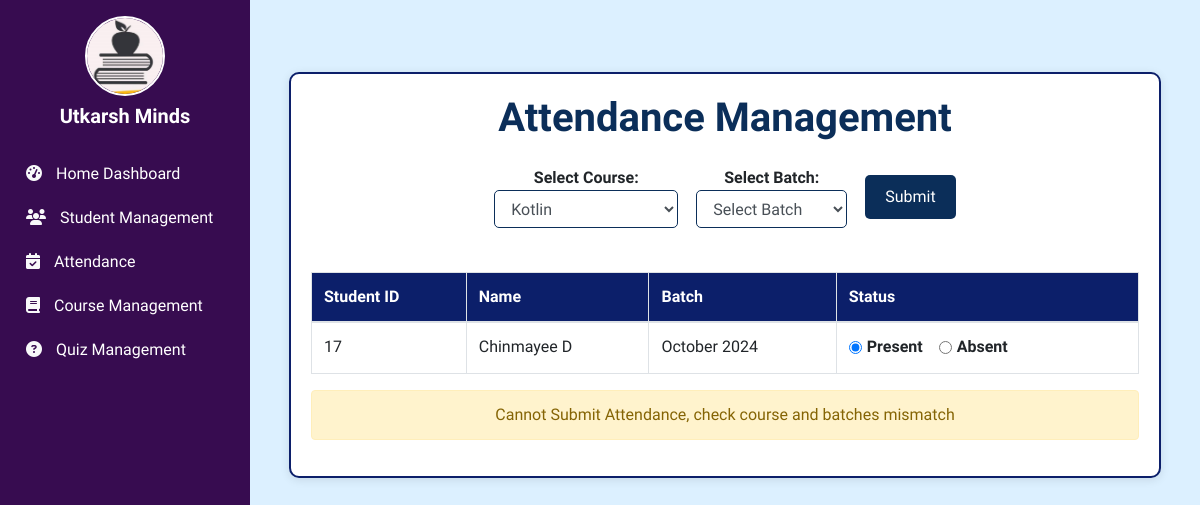
Page /attendance/attendance_add on the committed database.
### studentmgt/models.py (models this page shows, shortened)
class Student(models.Model):
    st_id = models.AutoField(primary_key=True)  # Auto-incrementing primary key
    fname = models.CharField(max_length=255)
    lname = models.CharField(max_length=255)
    dob = models.DateField()
    gender = models.CharField(max_length=1)
    st_email = models.EmailField()
    pr_email = models.EmailField()
    phone = models.CharField(max_length=20)
    pr_phone = models.CharField(max_length=20)
    address = models.TextField()
    courses = models.ManyToManyField(Course, related_name='students')
    batch_mon = models.CharField(max_length=255)
    batch_year = models.IntegerField()

### attendance/views.py (the view)
# urls.py: path("attendance_add", views.attendance_add, name="attendance_add"),
def attendance_add(request):
    courses = Course.objects.all()
    selected_course = request.GET.get('course')
    selected_batch = request.GET.get('batch')
    selected_month = request.GET.get('month')
    selected_year = request.GET.get('year')
    if not selected_course and courses.exists():
        selected_course = courses.first().c_id
    if selected_course:
        batches = Student.objects.filter(courses__c_id=selected_course).values('batch_mon', 'batch_year').distinct()
    else:
        batches = Student.objects.values('batch_mon', 'batch_year').distinct()
    students_query = Student.objects.filter(courses__c_id=selected_course)
    if selected_batch:
        batch_mon, batch_year = selected_batch.split('-')
        students_query = students_query.filter(batch_mon=batch_mon, batch_year=batch_year)
    if selected_month and selected_year:
        students_query = students_query.filter(batch_mon=selected_month, batch_year=selected_year)
    students = students_query.all()
    return render(request, "attendance/attendance_add.html", {
        'courses': courses,
        'students': students,
        'selected_course': selected_course,
        'batches': batches,
        'selected_batch': selected_batch,
        'selected_month': selected_month,
        'selected_year': selected_year,
    })

### attendance/templates/attendance/attendance_add.html (shortened to what this page needs)
{% extends "base.html" %}
{% block body %}
<div class="container mt-5">
    <div class="card">
        <h1 class="text-center mb-4">Attendance Management</h1>
        <form method="GET" action="{% url 'attendance_add' %}" class="form-inline justify-content-center mb-4" onchange="this.form.submit()">
            <div class="dropdown-container">
                <label for="course" class="mr-2">Select Course:</label>
                <select name="course" id="course" class="form-control mr-2" onchange="this.form.submit()">
                    {% for course in courses %}
                    <option value="{{ course.c_id }}"
                        {% if selected_course %}
                            {% if selected_course == course.c_id %} selected {% endif %}
                        {% else %}
                            {% if forloop.first %} selected {% endif %}
                        {% endif %}>
                        {{ course.cname }}
                    </option>
                    {% endfor %}
                </select>
            </div>
            <div class="dropdown-container">
                <label for="batch" class="mr-2">Select Batch:</label>
                <select name="batch" id="batch" class="form-control mr-2">
                    <option selected disabled value="">Select Batch</option>
                </select>
            </div>
            <button type="submit" class="btn btn-custom">Submit</button>
        </form>
        <form method="POST" action="{% url 'attendance_add_action' %}">
            <div class="table-responsive">
                <table class="table table-bordered table-hover">
                    <thead>
                        <tr>
                            <th>Student ID</th>
                            <th>Name</th>
                            <th>Batch</th>
                            <th>Status</th>
                        </tr>
                    </thead>
                    <tbody>
                        {% if students %}
                            {% for student in students %}
                            <tr>
                                <td>{{ student.st_id }}</td>
                                <td>{{ student.fname }} {{ student.lname }}</td>
                                <td>{{ student.batch_mon }} {{ student.batch_year }}</td>
                                <td>
                                    <div class="form-check form-check-inline">
                                        <input class="form-check-input" type="radio" name="status_{{ student.st_id }}" value="P" id="present_{{ student.st_id }}" checked>
                                        <label class="form-check-label" for="present_{{ student.st_id }}">Present</label>
                                    </div>
                                    <div class="form-check form-check-inline">
                                        <input class="form-check-input" type="radio" name="status_{{ student.st_id }}" value="A" id="absent_{{ student.st_id }}">
                                        <label class="form-check-label" for="absent_{{ student.st_id }}">Absent</label>
                                    </div>
                                </td>
                            </tr>
                            {% endfor %}
                        {% else %}
                            <tr>
                                <td colspan="4" class="text-center">No students found for this course.</td>
                            </tr>
                        {% endif %}
                    </tbody>
                </table>
            </div>
            <div class="text-center">
                {% if not students or selected_batch == None %}
                <div class="alert alert-warning" role="alert">
                    Cannot Submit Attendance, check course and batches mismatch
                </div>
                {% else %}
                <button type="submit" class="btn btn-custom">Submit Attendance</button>
                {% endif %}
            </div>
        </form>
    </div>
</div>
{% endblock body %}

### static/css/base_style.css (style rules this page uses)
body { margin: 0; padding: 0; font-family: "Quicksand", sans-serif; font-optical-sizing: auto; font-style: normal; }

### attendance/templates/attendance/attendance_add.html (style rules this page uses)
.table thead th { background-color: #0c1f6a; color: #ffffff; font-weight: bold; }
.table tbody { background-color: #ffffff; }
.card { border: 2px solid #0c1f6a; border-radius: 10px; box-shadow: 0 2px 10px rgba(0, 0, 0, 0.1); padding: 20px; margin-bottom: 20px; }
.btn-custom { background-color: #0b2e59; color: #ffffff; border: none; border-radius: 5px; padding: 10px 20px; }
.table-responsive { margin-top: 20px; }
h1 { font-size: 2.5rem; font-weight: bold; color: #0b2e59; }
label { font-weight: 600; }
.form-control { border-radius: 5px; border: 1px solid #0b2e59; transition: border-color 0.3s; }
.dropdown-container { margin-right: 10px; }

### templates/base.html (style rules this page uses)
body { background: rgb(220,240,255); background: linear-gradient(0deg, rgba(220,240,255,1) 0%); }
.d-flex { display: flex; }
.min-vh-100 { min-height: 100vh; }

### rows in the picture
Student: st_id "17", fname "Chinmayee", lname "D", batch_mon "October", batch_year "2024"

### other values in the picture
form field course "Kotlin"
